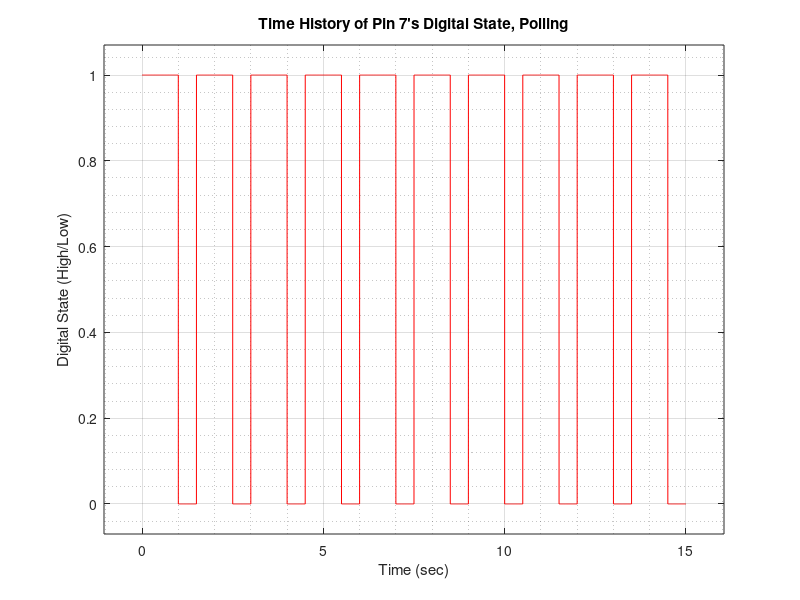

Reproduce this figure in MATLAB.
fileID = fopen('polling_data.txt','r');
formatSpec = '%d %d';
sizeA = [2 Inf];
A = fscanf(fileID,formatSpec,sizeA);
fclose(fileID);
n=size(A);
t=A(1,1:n(2))/1000;
x=A(2,1:n(2));
figure()
plot(t,x,'r-')
title("Time History of Pin 7's Digital State, Polling")
xlabel("Time (sec)")
ylabel("Digital State (High/Low)")
grid on;
grid minor; 
axis padded;